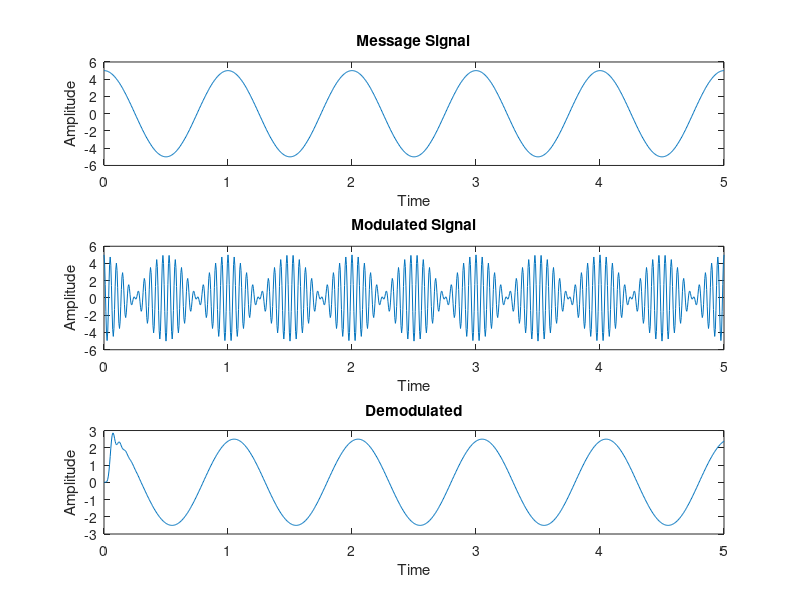
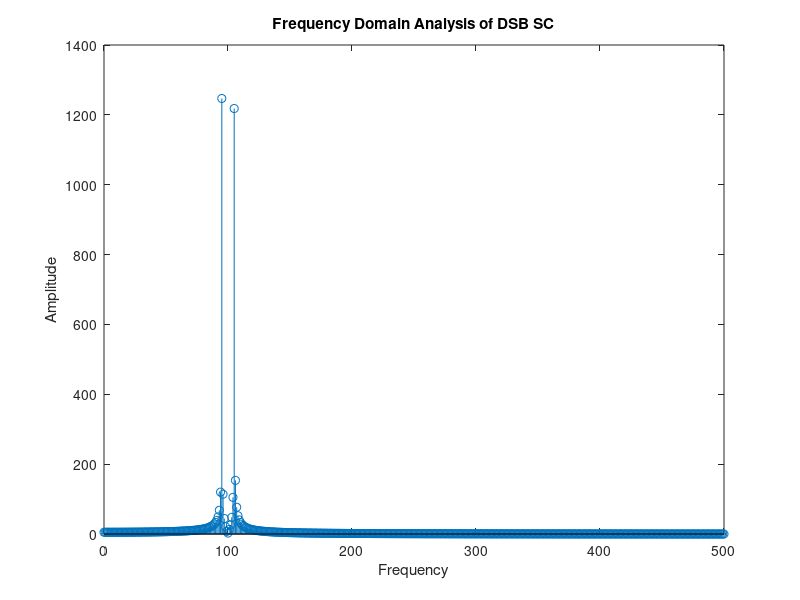

The MATLAB source for these figures, in order:
t = 0:0.005:5;
Am = 5;
Ac = 5;
fm = 1;
fc = 20;

message = Am * cos(2*pi*fm*t);
y_DSBSC = message .* cos (2 * pi * fc * t);

subplot(3,1,1)
plot(t, message);
xlabel("Time");
ylabel("Amplitude");
title("Message Signal");

subplot(3,1,2)
plot(t, y_DSBSC);
xlabel("Time");
ylabel("Amplitude");
title("Modulated Signal");

subplot(3,1,3)
y_prod_mod = y_DSBSC .* cos(2 * pi * fc * t);
fs = 10*fc;
[b,a] = butter(10,2 * fc/fs, 'low');
y_recovered = filter(b,a,y_prod_mod);
plot(t, y_recovered);
title("Demodulated");
xlabel("Time")
ylabel("Amplitude")
figure()
N = length(t);
y = fft(y_DSBSC, N);
z = y(1: (floor(N/2) + 1));
k=0:(floor(N/2));
stem(k, abs(z))
xlabel("Frequency");
ylabel("Amplitude");
title("Frequency Domain Analysis of DSB SC")
